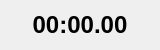
<?xml version="1.0" encoding="UTF-8"?>
<ui version="4.0">
 <class>JumpTimerWindow</class>
 <widget class="QDialog" name="JumpTimerWindow">
  <property name="geometry">
   <rect>
    <x>0</x>
    <y>0</y>
    <width>160</width>
    <height>47</height>
   </rect>
  </property>
  <property name="windowTitle">
   <string>Dialog</string>
  </property>
  <layout class="QVBoxLayout" name="verticalLayout">
   <item>
    <widget class="QLabel" name="timeDisplay">
     <property name="font">
      <font>
       <pointsize>18</pointsize>
       <weight>75</weight>
       <bold>true</bold>
      </font>
     </property>
     <property name="text">
      <string>00:00.00</string>
     </property>
     <property name="alignment">
      <set>Qt::AlignCenter</set>
     </property>
    </widget>
   </item>
  </layout>
 </widget>
 <resources/>
 <connections/>
</ui>
